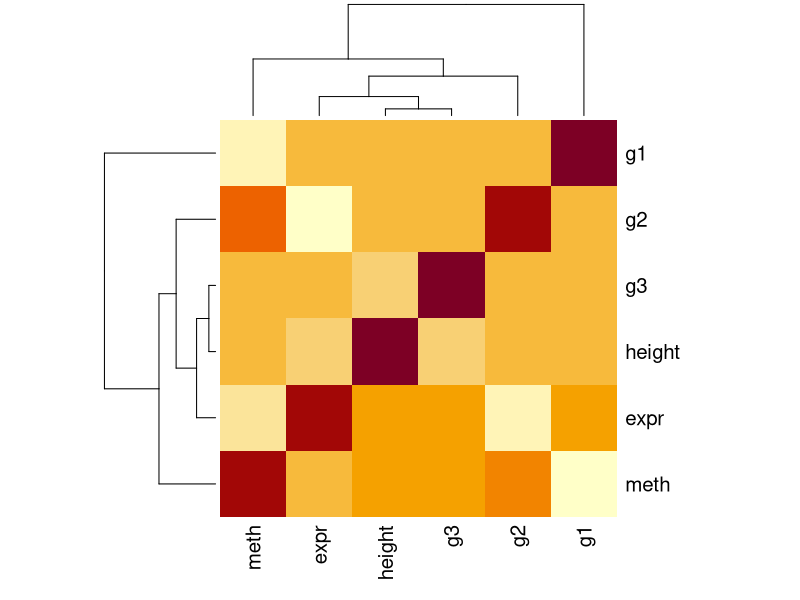

Here is the R script that generated this plot:


#' Create a genotype in HWE
#'
#' @param n number of individuals
#' @param p allele frequency
#' @export
#' @return array of 0s,1s,2s of length n
makeGeno <- function(n, p)
{
	pr <- c(p^2, 2*(1-p)*p, (1-p)^2)
	x <- rbinom(n, 2, p)
	return(x)
}


#' Create a phenotype using arbitrary number of known causal inputs
#'
#' @param cors array of variances for each input
#' @param ... Inputs, each being a vector of the same length
#' @return array of length of inputs
#' @examples \dontrun{
#' g1 <- makeGeno(1000, 0.5)
#' g2 <- makeGeno(1000, 0.3)
#' p <- makePhen(cors=c(0.2, 0.1, 0.15, 0.4, 0.15), g1, g2, rnorm(1000), rnorm(1000))
#'}
makePhen <- function(cors, ...)
{
	li <- list(...)
	stopifnot(length(li) == (length(cors)-1))
	cors <- cors / sum(cors)

	inputs <- do.call(cbind, li)
	n <- nrow(inputs)

	inputs <- cbind(inputs, rnorm(n))
	l <- ncol(inputs)

	for(i in 1:l)
	{
		inputs[,i] <- (inputs[,i] - mean(inputs[,i])) / sd(inputs[,i]) * sqrt(cors[i])
	}

	y <- apply(inputs, 1, sum)
	return(y)
}


#================================================================#
#================================================================#


# Create a system

# Methylation causes expression
# Expression causes height
# Methylation, expression and height each caused by a SNP also

n <- 50000
g1 <- makeGeno(n, 0.3)
meth <- makePhen(c(0.9, 0.1), g1)

g2 <- makeGeno(n, 0.3)
expr <- makePhen(c(0.4, 0.4, 0.2), meth, g2)

g3 <- makeGeno(n, 0.3)
height <- makePhen(c(0.01, 0.01, 0.98), expr, g3)


summary(lm(height ~ g3 + expr))
summary(lm(height ~ g3 + g2))
summary(lm(expr ~ height))


mod <- lm(cbind(meth, expr, height) ~ cbind(g1, g2, g3))
mod2 <- manova(cbind(meth, expr, height) ~ cbind(g1, g2, g3))

summary(mod)
anova(mod)
summary(mod2)


g = rbinom(100,2,0.2)
y = matrix(rnorm(1000), nrow = 100)
summary(lm(g~y))
summary(manova(y~g))


mod1 <- anova(mod)
mod2 <- summary(mod)
mod2

summary(lm(meth ~ cbind(g1, g2, g3)))
summary(lm(expr ~ cbind(g1, g2, g3)))
summary(lm(height ~ cbind(g1, g2, g3)))


dat <- cbind(expr, meth, height, g1, g2, g3)

head(dat)

cor(dat)
solve(cov(dat))

heatmap(solve(cov(dat)))


library(car)
Anova(mod)
summary(Anova(mod))



